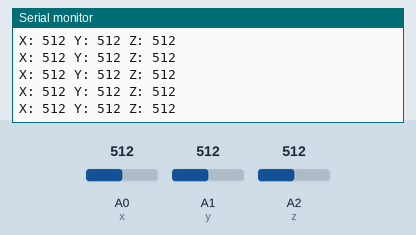
Recording of a sketch running on a simulated Arduino Uno, built with avr-gcc and run on an emulated ATmega328P. On the bench: the last lines printed to the serial monitor. Inputs (shaded band) come from the test bench; at power-on: A0 (x) = 512, A1 (y) = 512, A2 (z) = 512.

Above: at 1.2 s.
1.3 s: A0 (x) set to 716
At 1.56 s:
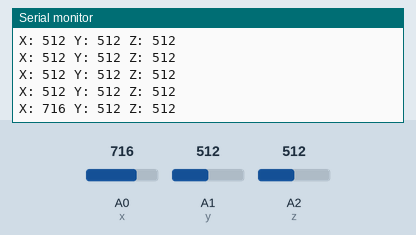
2.8 s: A1 (y) set to 716
At 2.97 s:
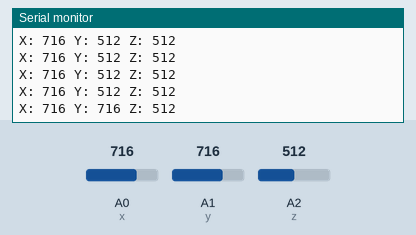
4.3 s: A2 (z) set to 716
At 4.37 s:
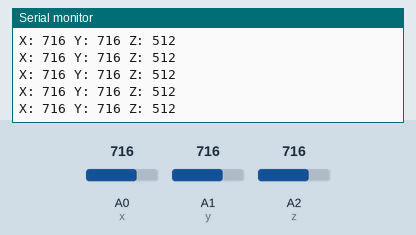
5.8 s: A0 (x) set to 900
At 5.98 s:
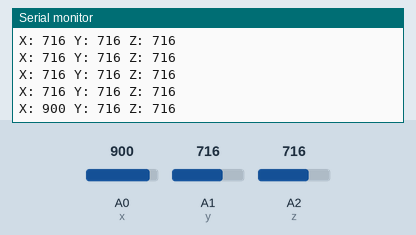
7.3 s: A1 (y) set to 900
At 7.39 s:
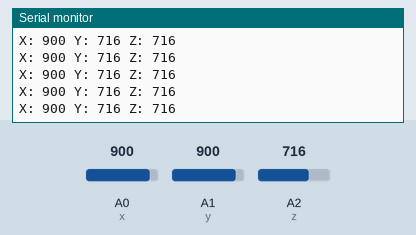
8.8 s: A2 (z) set to 900
At 9.0 s:
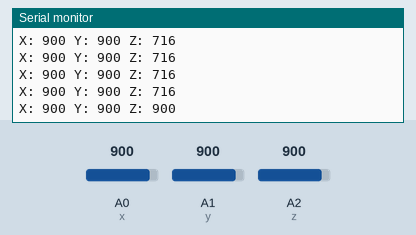
Timing chart, 0 to 11.3 s (numbered marks = the images above; inputs shaded):
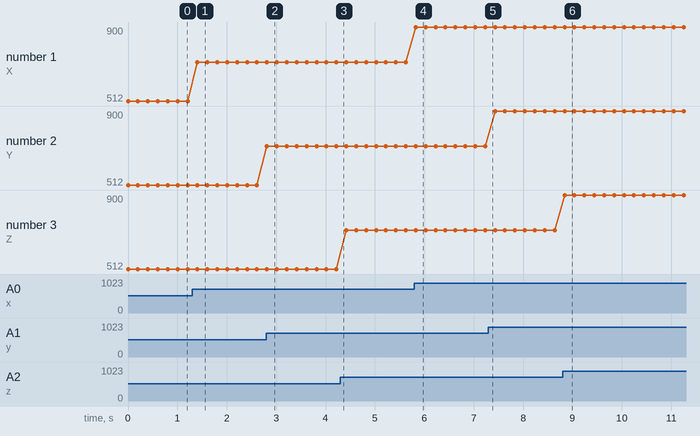

The sketch:

gyro.ino
```cpp
int x = 0;
int y = 1;
int z = 2;
void setup() {
  pinMode(x, INPUT);
  pinMode(y, INPUT);
  pinMode(z, INPUT);
  Serial.begin(9600);
}

void loop() {
   Serial.print("X: ");
   Serial.print(analogRead(x));
   Serial.print(" Y: ");
   Serial.print(analogRead(y));
   Serial.print(" Z: ");
  Serial.print(analogRead(z));
   Serial.println();
   delay(200);
}
```

Measured:
- after the input at 1.3 s, the serial monitor: prints a new line after 0.11 s (image 1)
- after the input at 2.8 s, the serial monitor: prints a new line at once (image 2)
- after the input at 5.8 s, the serial monitor: prints a new line at once (image 4)
- after the input at 8.8 s, the serial monitor: prints a new line at once (image 6)
- plotted number 1: 512 → 716 after the input at 1.3 s, 716 → 900 after the input at 5.8 s
